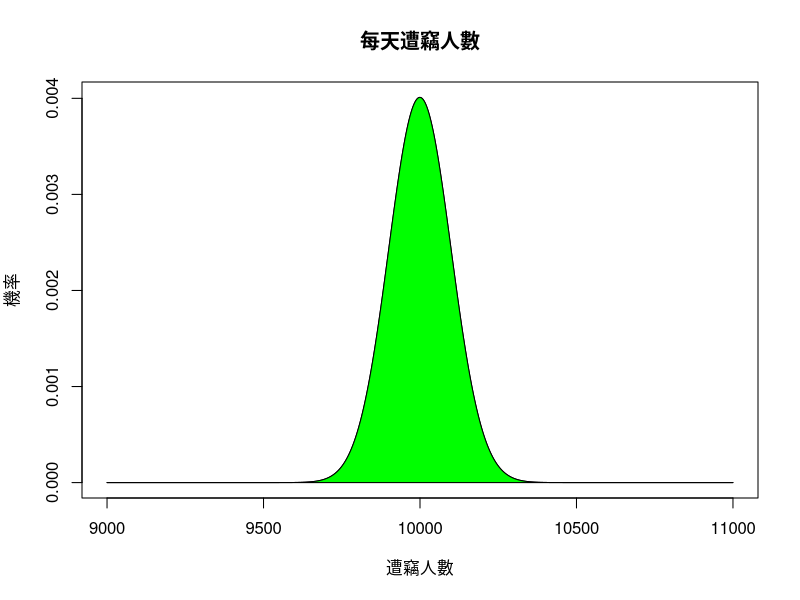
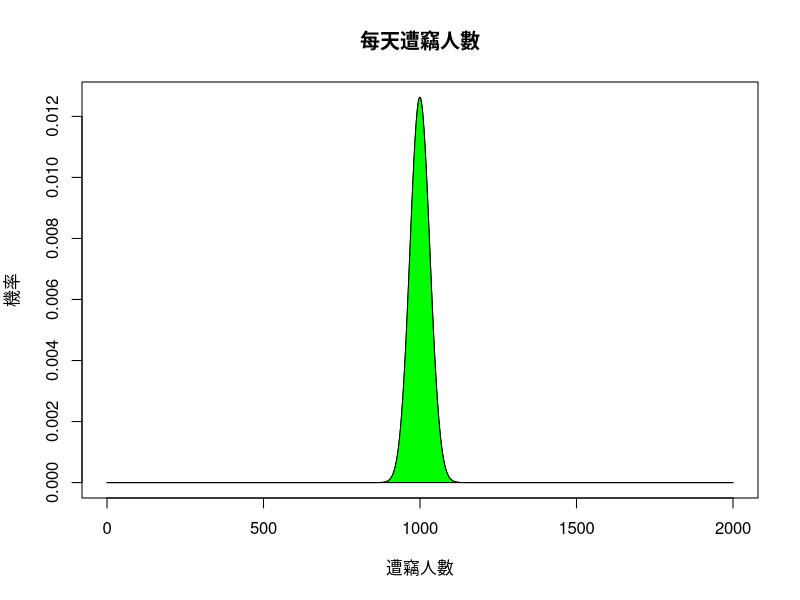

Source code (R) for these figures, in order:
## ---- chunk 1
A = pbinom(4, size = 20, prob = 0.2, lower.tail = F)
B = pbinom(4, size = 40, prob = 0.9, lower.tail = F)
A * B
## ---- chunk 2
0.1 * 0.05 / 0.02
## ---- chunk 3
dbinom(2, size = 5, prob = 0.25)
## ---- chunk 4
sd = sqrt(5^2 + 3^2)
50 + 3 * sd
## ---- chunk 5
sd = sqrt(15^2 + 1.5^2)
225 + 3 * sd
## ---- chunk 6
pnorm(200, mean = 50, sd = 5.830952, lower.tail = F)
pnorm(200, mean = 225, sd = 15.0741, lower.tail = F)
## ---- chunk 7
xx = c(9000:11000)
yy = dbinom(xx, size = 1000000, prob = 0.01)
plot(x = xx, y = yy, type = "l", main = "每天遭竊人數", xlab = '遭竊人數', ylab = '機率')

region.x = xx[xx<=100000]
region.y = yy[xx<=100000]
	
region.x2 = c(head(region.x,1), region.x, tail(region.x,1))
region.y2 = c(0, region.y, 0)
	
polygon(region.x2, region.y2, col = "green")
## ---- chunk 8
data = rbinom(365, size = 1000000, prob = 0.01)
Q1T <- quantile(data)[2] - 1.5 * IQR(data)
Q3T <- quantile(data)[4] + 1.5 * IQR(data)
count = 0
for (i in 1:365){
  if (data[i] < Q1T|data[i] > Q3T)
    count = count + 1
}
count
## ---- chunk 9
xx = c(0:2000)
yy = dbinom(xx, size = 1000000, prob = 0.001)
plot(x = xx, y = yy, type = "l", main = "每天遭竊人數", xlab = '遭竊人數', ylab = '機率')

region.x = xx[xx<=100000]
region.y = yy[xx<=100000]
	
region.x2 = c(head(region.x,1), region.x, tail(region.x,1))
region.y2 = c(0, region.y, 0)
	
polygon(region.x2, region.y2, col = "green")
